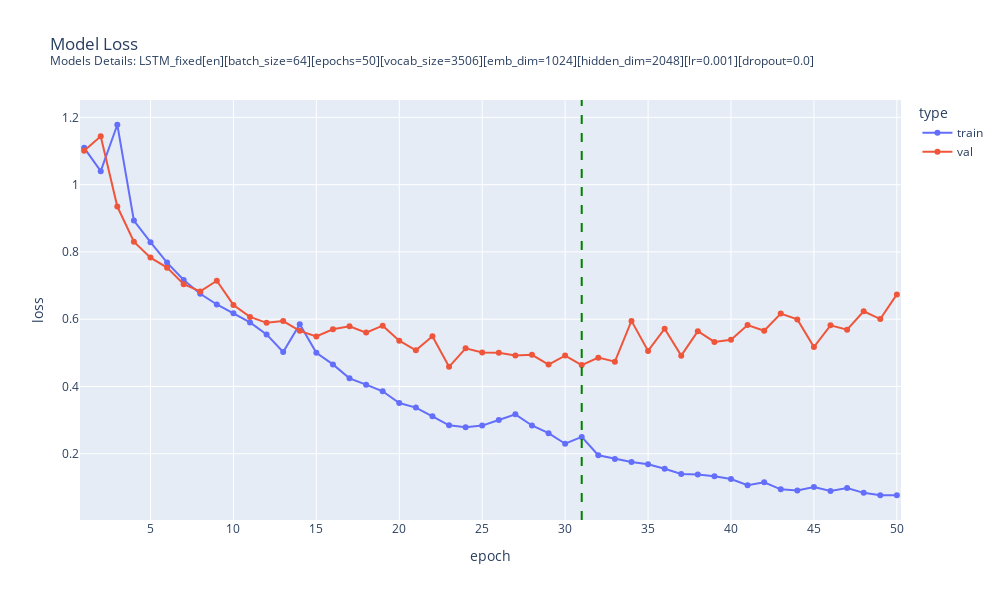

The notebook cell this image was saved under:
### Code cell
global_res_en = pd.read_csv(global_res_en_path)

plot_model_fit_loss(
    train_loss=global_res_en['training_loss'],
    val_loss=global_res_en['validation_loss'],
    vertical_line=31, # best epoch chosen
    subtitle="Models Details: " + BEST_LSTM_EN.MODEL_DESCRIPTION
)

### Figure 1 — Plotly figure (JSON) as saved in the notebook; plotly's stock layout.template omitted (floating-point values rounded to 4 significant figures)
{"data": [{"hovertemplate": "type=train<br>epoch=%{x}<br>loss=%{y}<extra></extra>", "legendgroup": "train", "line": {"color": "#636efa", "dash": "solid"}, "marker": {"symbol": "circle"}, "mode": "lines+markers", "name": "train", "orientation": "v", "showlegend": true, "type": "scatter", "x": [1, 2, 3, 4, 5, 6, 7, 8, 9, 10, 11, 12, 13, 14, 15, 16, 17, 18, 19, 20, 21, 22, 23, 24, 25, 26, 27, 28, 29, 30, 31, 32, 33, 34, 35, 36, 37, 38, 39, 40, 41, 42, 43, 44, 45, 46, 47, 48, 49, 50], "xaxis": "x", "y": [1.109, 1.04, 1.178, 0.8933, 0.8289, 0.7683, 0.7164, 0.6755, 0.6438, 0.6178, 0.5904, 0.5548, 0.5025, 0.585, 0.5002, 0.4656, 0.4242, 0.4053, 0.3857, 0.3506, 0.3372, 0.3114, 0.2846, 0.279, 0.2837, 0.3004, 0.3171, 0.284, 0.2611, 0.2297, 0.2501, 0.1954, 0.1846, 0.1752, 0.1685, 0.1555, 0.1399, 0.1382, 0.1329, 0.1251, 0.1066, 0.1153, 0.0943, 0.0906, 0.1009, 0.0892, 0.0979, 0.0837, 0.0767, 0.0766], "yaxis": "y"}, {"hovertemplate": "type=val<br>epoch=%{x}<br>loss=%{y}<extra></extra>", "legendgroup": "val", "line": {"color": "#EF553B", "dash": "solid"}, "marker": {"symbol": "circle"}, "mode": "lines+markers", "name": "val", "orientation": "v", "showlegend": true, "type": "scatter", "x": [1, 2, 3, 4, 5, 6, 7, 8, 9, 10, 11, 12, 13, 14, 15, 16, 17, 18, 19, 20, 21, 22, 23, 24, 25, 26, 27, 28, 29, 30, 31, 32, 33, 34, 35, 36, 37, 38, 39, 40, 41, 42, 43, 44, 45, 46, 47, 48, 49, 50], "xaxis": "x", "y": [1.101, 1.144, 0.9349, 0.8306, 0.7831, 0.7533, 0.7041, 0.6826, 0.7143, 0.6424, 0.6069, 0.5892, 0.5944, 0.5653, 0.5487, 0.5699, 0.579, 0.5601, 0.5808, 0.536, 0.5075, 0.5494, 0.4584, 0.5133, 0.501, 0.5004, 0.4923, 0.4942, 0.4651, 0.4918, 0.4636, 0.4857, 0.4738, 0.595, 0.5057, 0.5718, 0.4917, 0.5643, 0.5325, 0.5388, 0.5826, 0.5656, 0.6168, 0.5994, 0.5173, 0.5818, 0.569, 0.6236, 0.6003, 0.6738], "yaxis": "y"}], "layout": {"height": 600, "legend": {"title": {"text": "type"}, "tracegroupgap": 0}, "shapes": [{"line": {"color": "green", "dash": "dash", "width": 2}, "type": "line", "x0": 31, "x1": 31, "xref": "x", "y0": 0, "y1": 1, "yref": "y domain"}], "title": {"text": "Model Loss<br><sup>Models Details: LSTM_fixed[en][batch_size=64][epochs=50][vocab_size=3506][emb_dim=1024][hidden_dim=2048][lr=0.001][dropout=0.0]<sup>"}, "width": 1000, "xaxis": {"anchor": "y", "domain": [0, 1], "range": [0.75, 50.25], "title": {"text": "epoch"}}, "yaxis": {"anchor": "x", "domain": [0, 1], "title": {"text": "loss"}}}}
